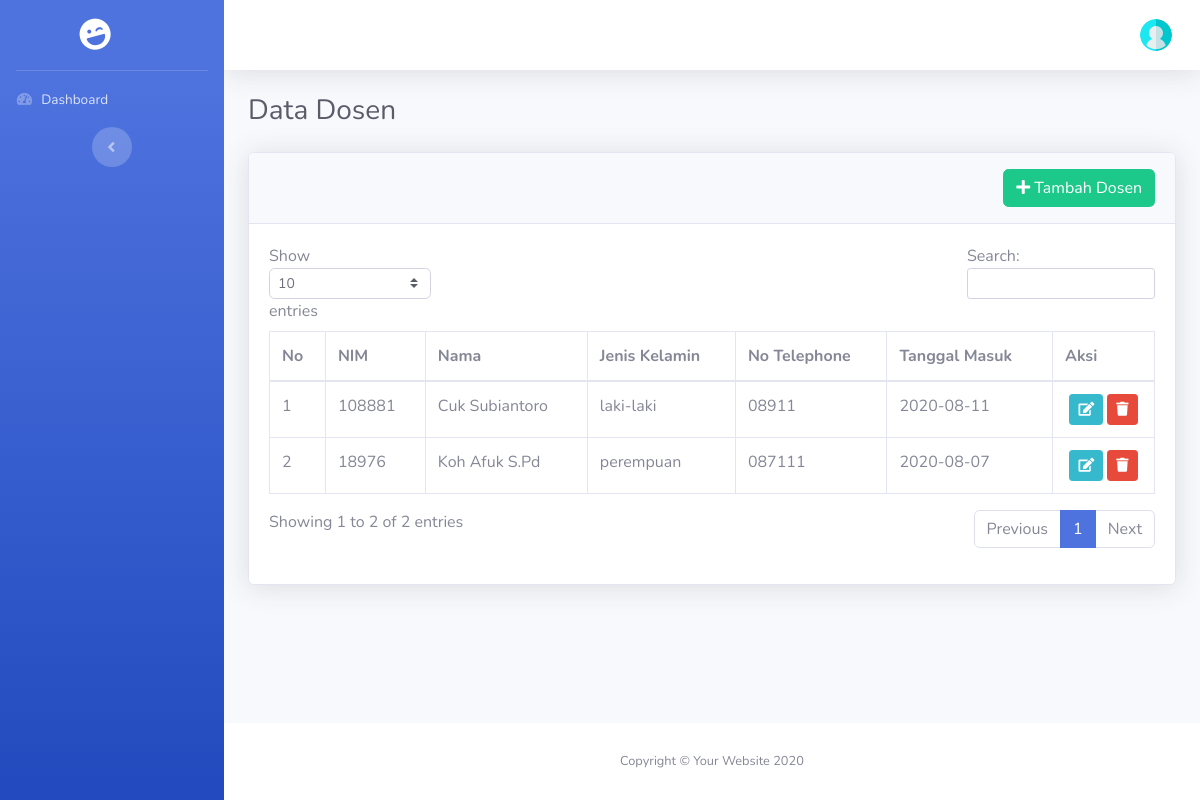
Page /index.php/admin/dosen on the earlier database version.
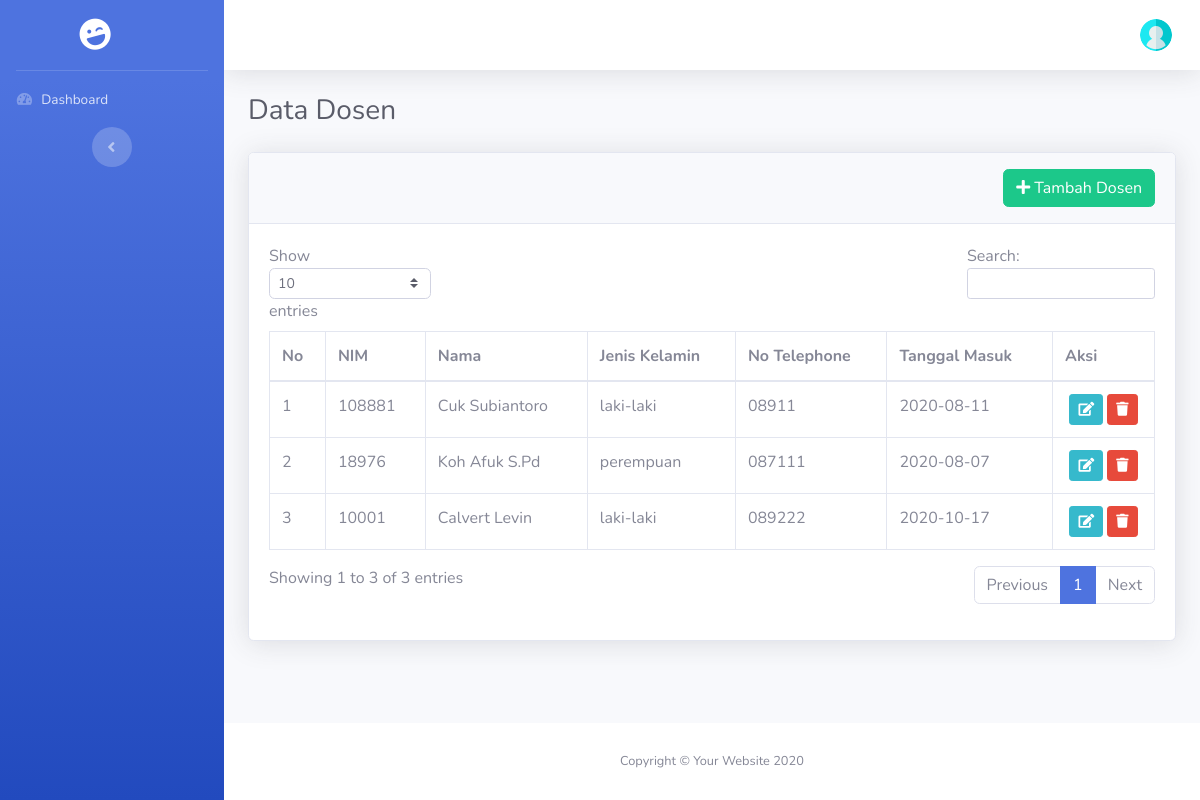
Same page on the later database version.
### tables this page shows
CREATE TABLE `dosen` (
  `id` bigint NOT NULL AUTO_INCREMENT,
  `nip` bigint NOT NULL,
  `nama` varchar(255) NOT NULL,
  `jenis_kelamin` enum('laki-laki','perempuan') NOT NULL,
  `alamat` text NOT NULL,
  `tgl_lahir` date NOT NULL,
  `password` varchar(255) NOT NULL,
  `tgl_masuk` date NOT NULL,
  `nomor_telephone` varchar(14) NOT NULL,
  `agama` enum('islam','kristen','katholik','hindu','budha','konghucu') NOT NULL,
  `jabatan` enum('dosen','sekjur','kajur') NOT NULL,
  `email` varchar(255) NOT NULL,
  PRIMARY KEY (`id`)
);

### application/controllers/Admin.php (called while the page is built, shortened)
<?php
class Admin extends CI_Controller
{
    function __construct()
    {
        $this->load->Model('M_admin','mod');
    }
    public function dosen()
    {
        $data['halaman']    = "Data Dosen";
        $data['dosen']  = $this->mod->m_get_all_dosen();
        $this->load->view('head.php', $data);
        $this->load->view('sidebar.php');
        $this->load->view('header.php');
        $this->load->view('admin/dosen/index.php', $data);
        $this->load->view('footer.php');
    }
}

### index.php (called while the page is built, shortened)
<?php
require_once BASEPATH.'core/CodeIgniter.php';

### application/models/M_admin.php (called while the page is built, shortened)
<?php
Class M_admin extends CI_Model
{
    public function m_get_all_dosen()
    {
        $this->db->select()
            ->from('dosen');
        $query = $this->db->get_compiled_select();
        $data  = $this->db->query($query)->result_array();
        return $data;
    }
}

### application/views/admin/dosen/index.php (the view, shortened to what this page needs)
<div class="container-fluid">
    <h1 class="h3 mb-4 text-gray-800">Data Dosen</h1>
    <div class="card shadow mb-4">
        <div class="card-header py-3">
            <a href="<?php echo base_url('admin/tambah_dosen')?>" class="btn btn-success float-right"><i class="fas fa-plus"></i>&nbsp;Tambah Dosen</a>
        </div>
        <div class="card-body">
            <div class="table-responsive">
                <table class="table table-bordered" id="dataTable" width="100%" cellspacing="0">
                    <thead>
                        <tr>
                            <th>No</th>
                            <th>NIM</th>
                            <th>Nama</th>
                            <th>Jenis Kelamin</th>
                            <th>No Telephone</th>
                            <th>Tanggal Masuk</th>
                            <th>Aksi</th>
                        </tr>
                    </thead>
                    <tbody>
                        <?php
                            $i = 1;
                            foreach($dosen as $dsn):?>
                            <tr>
                                <td><?php echo $i;?></td>
                                <td><?php echo $dsn['nip'];?></td>
                                <td><?php echo $dsn['nama'];?></td>
                                <td><?php echo $dsn['jenis_kelamin'];?></td>
                                <td><?php echo $dsn['nomor_telephone'];?></td>
                                <td><?php echo $dsn['tgl_masuk'];?></td>
                                <td class="text-center">
                                    <a href="<?php echo base_url('admin/edit_dosen/').$dsn['id']?>" class="btn btn-info btn-sm"><i class="fas fa-edit"></i></a>
                                    <a href="<?php echo base_url('admin/hapus_dosen/').$dsn['id']?>" class="btn btn-danger btn-sm"><i class="fas fa-trash"></i></a>
                                </td>
                            </tr>
                        <?php
                            $i++;
                            endforeach;?>
                    </tbody>
                </table>
            </div>
        </div>
    </div>
</div>

Differences in the rows shown:
added dosen: nip "10001", nama "Calvert Levin", jenis_kelamin "laki-laki", nomor_telephone "089222", tgl_masuk "2020-10-17"
Other differences:
text written by a page script: "Show entries Search: Showing 1 to 2 of 2 entries Previous 1 Next" → "Show entries Search: Showing 1 to 3 of 3 entries Previous 1 Next"
